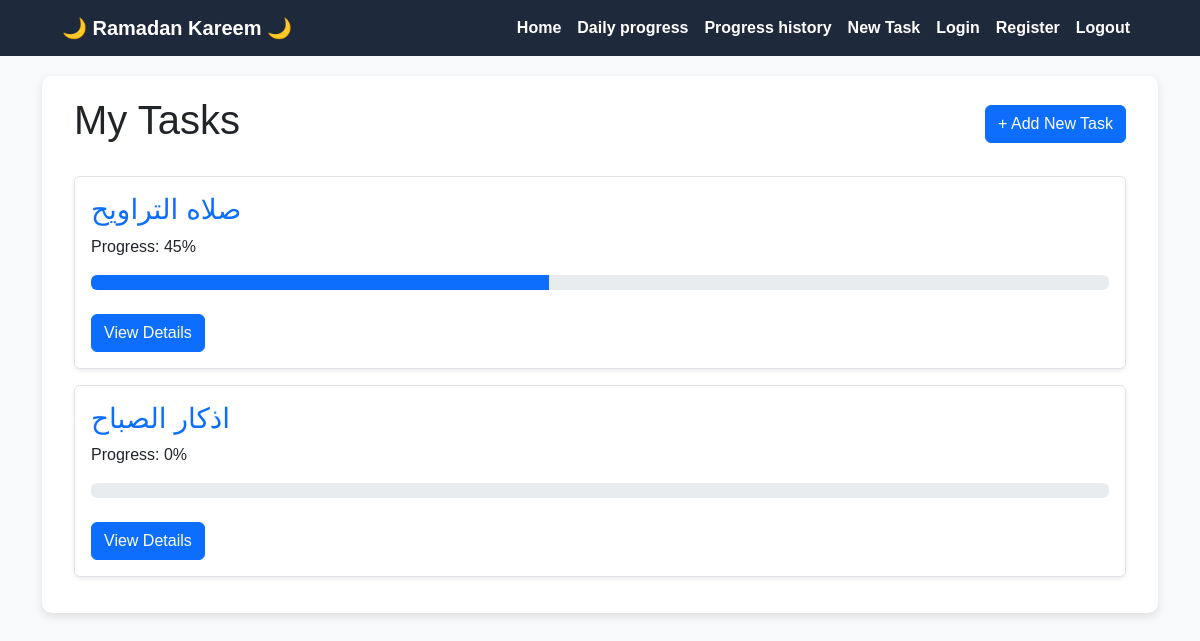
Screenshot of /tasks/ (signed in) with the database file from the repository.
### tasks/models.py (models this page shows, shortened)
class Task(models.Model):
    user = models.ForeignKey(
        'auth.User',
        on_delete=models.CASCADE,
    )
    title = models.CharField(
        max_length=100,
    )
    goal = models.IntegerField(
        default=1,
        validators=[MinValueValidator(1)]
    )
    created_at = models.DateTimeField(
        auto_now_add=True,
    )
    description = models.TextField(
        blank=True,
        null=True,
    )
    current_achieved = models.IntegerField(
        default=0,
        validators=[MinValueValidator(0)]
    )
    progress = models.IntegerField(
        default = 0,
    )
    class Meta:
        ordering = ['-created_at']

### tasks/views.py (the view)
# urls.py: path('tasks/', tasks_view, name='tasks'),
@login_required(login_url='/login')
def tasks_view(req):
    user = req.user
    today = now().date()
    tasks = Task.objects.filter(user=user, created_at__date=today)
    context = {
        'tasks': tasks,
    }
    return render(req, 'tasks.html', context)

### templates/tasks.html (shortened to what this page needs)
{% extends 'base.html' %}
{% load static %}
{% block content %}
<div class="container">
    <div class="d-flex justify-content-between align-items-center mb-4">
        <h1 class="page-title">My Tasks</h1>
        <a href="{% url 'add_task' %}" class="btn btn-primary btn-add"> + Add New Task</a>
    </div>
    <div class="task-list">
        {% for task in tasks %}
            <div class="task-card {{ task.status }} p-3 mb-3 border rounded shadow-sm">
                <h3 class="task-title text-primary">{{ task.title }}</h3>
                <p class="task-progress-text">Progress: {{task.progress}}%</p>
                <div class="progress" style="height: 15px;">
                    <div class="progress-bar"
                        role="progressbar"
                        style="width: {% widthratio task.current_achieved task.goal 100 %}%;"
                        aria-valuenow="{% widthratio task.current_achieved task.goal 100 %}"
                        aria-valuemin="0"
                        aria-valuemax="100">
                    </div>
                </div>
                <br>
                <a href="{% url 'task_details' task.id %}" class="btn btn-primary btn-add"> View Details</a>
            </div>
        {% empty %}
            <p class="no-tasks text-center text-secondary">No tasks found. Start adding your Ramadan goals!</p>
        {% endfor %}
    </div>
</div>
{% endblock %}

### static/css/home.css (style rules this page uses)
body { background-color: #f8f9fa; font-family: 'Tajawal', sans-serif; }

### rows the page displays
Task: title "صلاه التراويح", progress "45"
Task: title "اذكار الصباح", progress "0"
